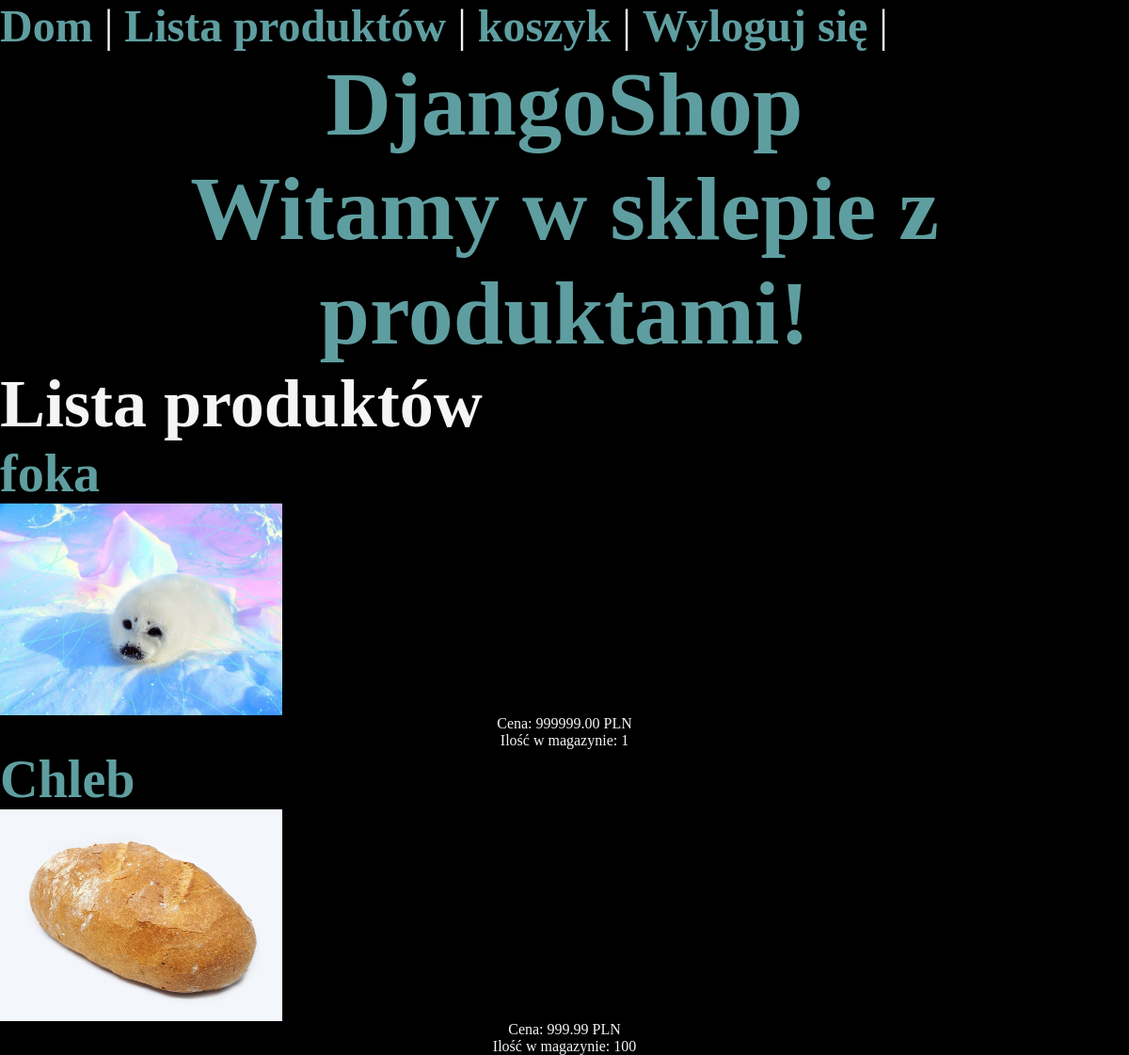
The app's page /products/ (signed in), older data.
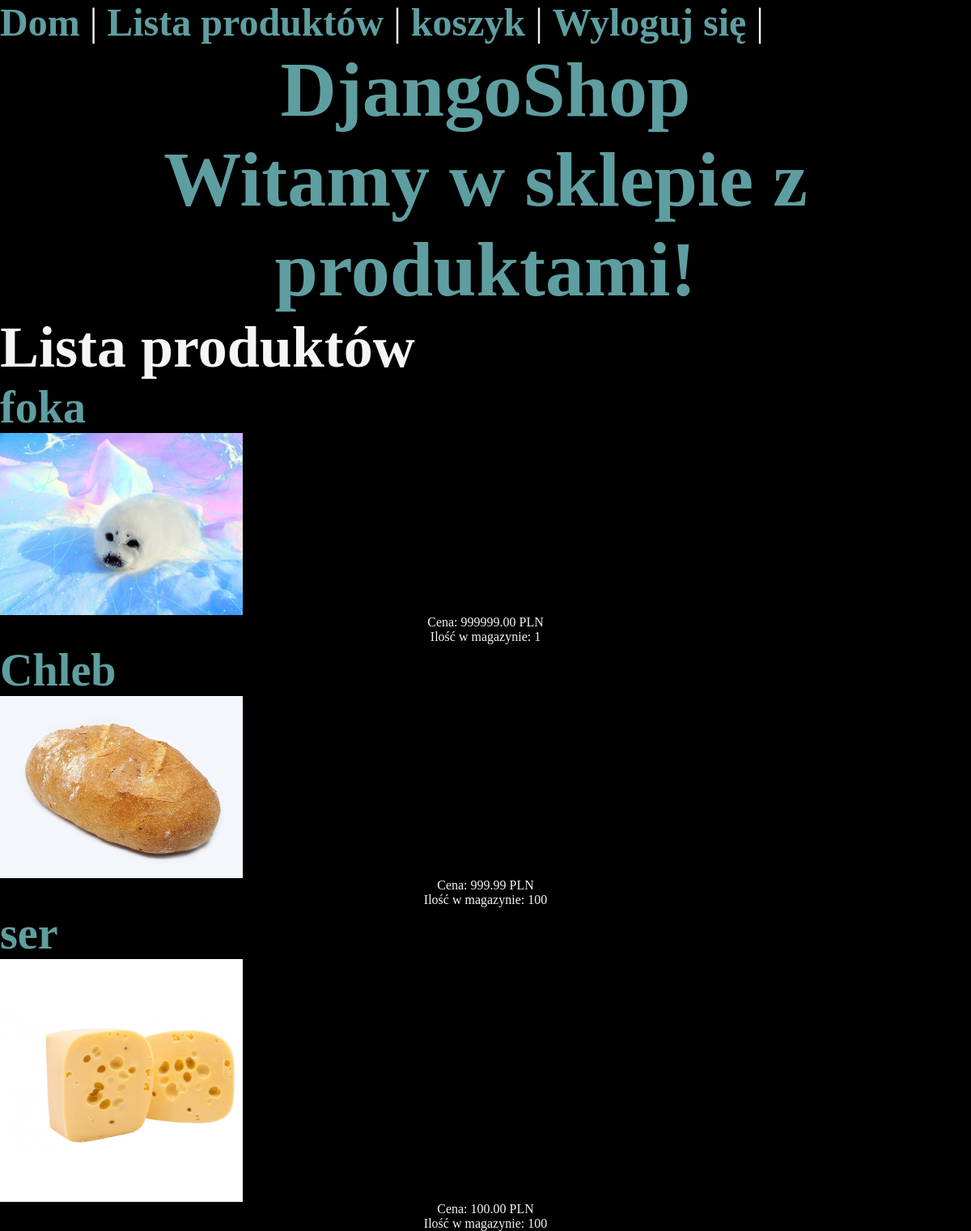
The same page, newer data.
### products/models.py (models this page shows, shortened)
class Product(models.Model):
    name = models.CharField(max_length=255)
    description = models.TextField()
    price = models.DecimalField(max_digits=10, decimal_places=2)
    stock = models.PositiveIntegerField(default=0)  # Liczba dostępnych produktów
    image = models.ImageField(default='fallback.jpg', blank=True)
    created_at = models.DateTimeField(auto_now_add=True)
    updated_at = models.DateTimeField(auto_now=True)

### products/views.py (the view)
# urls.py: path('', views.product_list_client, name='product_list_client'),
def product_list_client(request):
    products = Product.objects.all()
    return render(request, 'products/product_list_client.html', {'products': products})

### products/templates/products/product_list_client.html
{% extends 'base.html' %}
{% load static %}
{% block content %}
  <link rel="stylesheet" href="{%static 'css/style.css'%}">
  <h1>Witamy w sklepie z produktami!</h1>
  <h2>Lista produktów</h2>
  <ul>
    {% for product in products %}
      <li>
        <a href="{% url 'products:product_detail' pk=product.pk %}"><h3>{{ product.name }}</h3></a>
        <p>
        <img
            class="image"
            src="{{ product.image.url }}"
            alt="{{ product.name }}"
        />
        </p>
        <p>Cena: {{ product.price }} PLN</p>
        <p>Ilość w magazynie: {{ product.stock }}</p>
      </li>
    {% empty %}
      <p>Brak produktów w sklepie.</p>
    {% endfor %}
  </ul>
{% endblock %}

### templates/base.html (shortened to what this page needs)
<!DOCTYPE html>
<html lang="pl">
{% if user.is_authenticated %}
<head>
</head>
<body>
    <nav>
        <a href ="/">Dom</a> |
        <a href="{% url 'products:product_list_client' %}">Lista produktów</a> |
        <a href="">koszyk</a> |
        <form id="logout-form" method="post" action="{% url 'logout' %}" style="display: inline;">
            <a href="#" onclick="document.getElementById('logout-form').submit(); return false;">Wyloguj się</a> |
        </form>
    </nav>
    <header>
        <h1>DjangoShop</h1>
    </header>
    <main>
        {% block content %}{% endblock %}
    </main>
</body>
{% else %}
    <p>Nie jesteś zalogowany. <a href="{% url 'login' %}">Zaloguj się</a></p>
{% endif %}
</html>

### static/css/style.css (style rules this page uses)
* { margin: 0; padding: 0; box-sizing: border-box; }
body { min-height: 100vh; display: grid; place-content: center; font-size: 3rem; background-color: black; color:whitesmoke; }
h1, p { text-align: center; }
p { font-size: 1rem; }
h1 { color:cadetblue; }
a { color:cadetblue; text-decoration: none; font-weight: bold; }
ul { list-style: none; padding: 0; margin: 0; }
.image { display: block; width: 100%; max-width: 300px; }

Row changes from the older to the newer data that the page shows:
added Product: name "ser", image (picture), price "100.00", stock "100"
